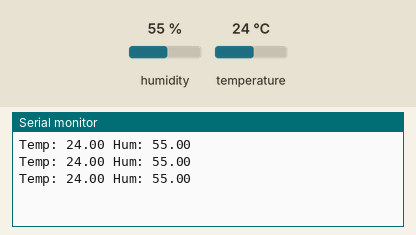
Simulated run of this sketch. Board: Arduino Uno, built with avr-gcc and run on an emulated ATmega328P. On the bench: the last lines printed to the serial monitor. Inputs (shaded band) come from the test bench; at power-on: humidity 55 %, temperature 24 °C.

Above: at 2.8 s.
2.9 s: humidity set to 22 %
At 4.8 s:
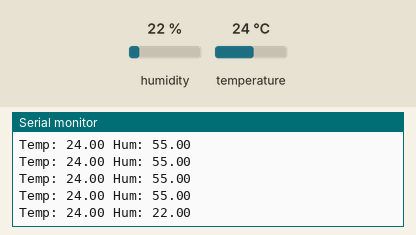
5.6 s: temperature set to 12 °C
At 6.8 s:
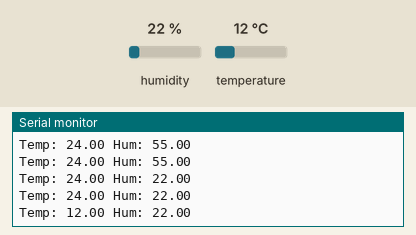
8.3 s: humidity set to 40 %
At 9.4 s:
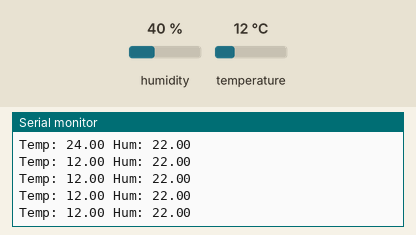
Timing chart, 0 to 11.3 s (numbered marks = the images above; inputs shaded):
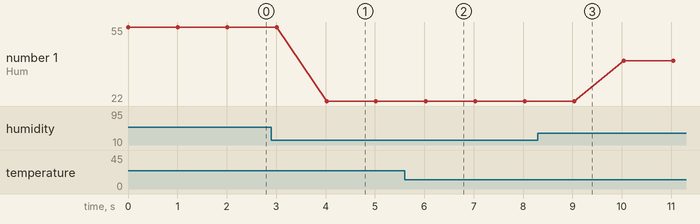

Measured:
- after the input at 2.9 s, the serial monitor: prints a new line after 1.1 s (image 1)
- after the input at 5.6 s, the serial monitor: prints a new line after 0.43 s (image 2)
- plotted number 1: 55 → 22 after the input at 2.9 s, 22 → 40 after the input at 8.3 s

The sketch:

code.ino
```cpp
#include <DHT.h>
#define DHTPIN 7
#define DHTTYPE DHT22
DHT dht(DHTPIN, DHTTYPE);
void setup() {
  Serial.begin(9600);
  dht.begin();

}

void loop() {
  float temp = dht.readTemperature();
  float hum = dht.readHumidity();
  if(isnan(temp) || isnan(hum)){
    Serial.println("Failed to read");
    return;
  }
  Serial.print("Temp: ");
  Serial.print(temp);
  Serial.print(" Hum: ");
  Serial.println(hum);
  delay(1000);
}
```
